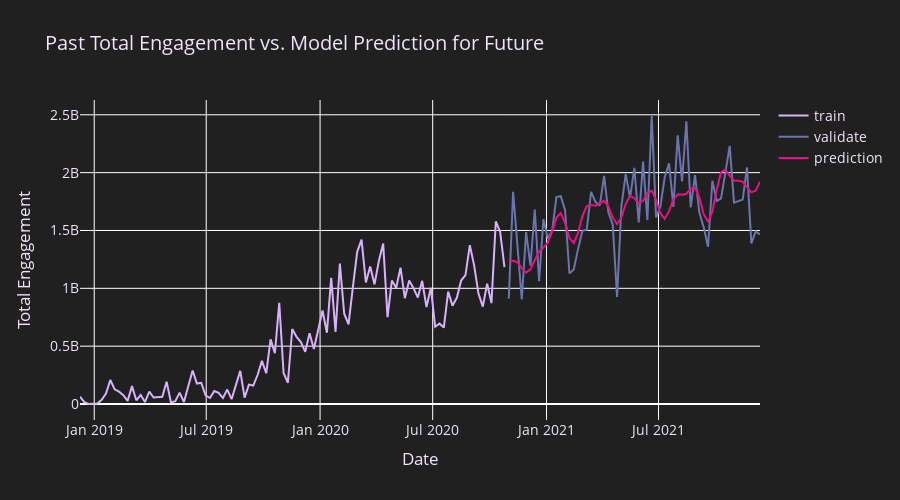

Notebook source saved alongside this figure:
### Code cell
import plotly.graph_objects as go
fig = go.Figure()
fig.add_trace(go.Scatter(x=train.index, y=train.views, mode='lines',
                    name='train', marker = dict(color='#D7B1FA')))

fig.add_trace(go.Scatter(x=validate.index, y=validate.views, mode='lines',
                    name='validate', marker = dict(color='#6975AB')))

fig.add_trace(go.Scatter(x=forecastt.tail(59).index, y=forecastt.tail(59).yhat,
                    mode='lines',
                    name='prediction', marker = dict(color='#E80F88')))

fig.update_layout(paper_bgcolor="#202020", plot_bgcolor='#202020', font_color='#f3e2fe', font_size = 14, height = 500
                 ,title='Past Total Engagement vs. Model Prediction for Future',
                   xaxis_title='Date',
                   yaxis_title='Total Engagement')
